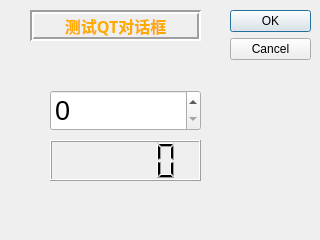
<?xml version="1.0" encoding="UTF-8"?>
<ui version="4.0">
 <class>Dialog</class>
 <widget class="QDialog" name="Dialog">
  <property name="geometry">
   <rect>
    <x>0</x>
    <y>0</y>
    <width>320</width>
    <height>240</height>
   </rect>
  </property>
  <property name="windowTitle">
   <string>测试QT对话框</string>
  </property>
  <widget class="QDialogButtonBox" name="buttonBox">
   <property name="geometry">
    <rect>
     <x>230</x>
     <y>10</y>
     <width>81</width>
     <height>221</height>
    </rect>
   </property>
   <property name="orientation">
    <enum>Qt::Vertical</enum>
   </property>
   <property name="standardButtons">
    <set>QDialogButtonBox::Cancel|QDialogButtonBox::Ok</set>
   </property>
  </widget>
  <widget class="QLCDNumber" name="lcdNumber">
   <property name="geometry">
    <rect>
     <x>50</x>
     <y>140</y>
     <width>151</width>
     <height>41</height>
    </rect>
   </property>
  </widget>
  <widget class="QLabel" name="label">
   <property name="geometry">
    <rect>
     <x>30</x>
     <y>10</y>
     <width>171</width>
     <height>31</height>
    </rect>
   </property>
   <property name="font">
    <font>
     <family>宋体</family>
     <pointsize>10</pointsize>
    </font>
   </property>
   <property name="frameShape">
    <enum>QFrame::Box</enum>
   </property>
   <property name="frameShadow">
    <enum>QFrame::Sunken</enum>
   </property>
   <property name="lineWidth">
    <number>2</number>
   </property>
   <property name="text">
    <string>&lt;!DOCTYPE HTML PUBLIC &quot;-//W3C//DTD HTML 4.0//EN&quot; &quot;http://www.w3.org/TR/REC-html40/strict.dtd&quot;&gt;
&lt;html&gt;&lt;head&gt;&lt;meta name=&quot;qrichtext&quot; content=&quot;1&quot; /&gt;&lt;style type=&quot;text/css&quot;&gt;
p, li { white-space: pre-wrap; }
&lt;/style&gt;&lt;/head&gt;&lt;body style=&quot; font-family:'宋体'; font-size:10pt; font-weight:400; font-style:normal;&quot;&gt;
&lt;p style=&quot; margin-top:12px; margin-bottom:12px; margin-left:0px; margin-right:0px; -qt-block-indent:0; text-indent:0px;&quot;&gt;&lt;span style=&quot; font-family:'MS Shell Dlg 2'; font-size:12pt; font-weight:600; color:#ffaa00;&quot;&gt;测试QT对话框&lt;/span&gt;&lt;/p&gt;&lt;/body&gt;&lt;/html&gt;</string>
   </property>
   <property name="alignment">
    <set>Qt::AlignCenter</set>
   </property>
   <property name="margin">
    <number>0</number>
   </property>
   <property name="indent">
    <number>-1</number>
   </property>
  </widget>
  <widget class="QSpinBox" name="spinBox">
   <property name="geometry">
    <rect>
     <x>50</x>
     <y>90</y>
     <width>151</width>
     <height>41</height>
    </rect>
   </property>
   <property name="font">
    <font>
     <pointsize>20</pointsize>
     <weight>50</weight>
     <bold>false</bold>
    </font>
   </property>
  </widget>
 </widget>
 <resources/>
 <connections>
  <connection>
   <sender>buttonBox</sender>
   <signal>accepted()</signal>
   <receiver>Dialog</receiver>
   <slot>accept()</slot>
   <hints>
    <hint type="sourcelabel">
     <x>248</x>
     <y>254</y>
    </hint>
    <hint type="destinationlabel">
     <x>157</x>
     <y>274</y>
    </hint>
   </hints>
  </connection>
  <connection>
   <sender>buttonBox</sender>
   <signal>rejected()</signal>
   <receiver>Dialog</receiver>
   <slot>reject()</slot>
   <hints>
    <hint type="sourcelabel">
     <x>316</x>
     <y>260</y>
    </hint>
    <hint type="destinationlabel">
     <x>286</x>
     <y>274</y>
    </hint>
   </hints>
  </connection>
  <connection>
   <sender>spinBox</sender>
   <signal>editingFinished()</signal>
   <receiver>lcdNumber</receiver>
   <slot>setBinMode()</slot>
   <hints>
    <hint type="sourcelabel">
     <x>101</x>
     <y>108</y>
    </hint>
    <hint type="destinationlabel">
     <x>103</x>
     <y>156</y>
    </hint>
   </hints>
  </connection>
 </connections>
</ui>
